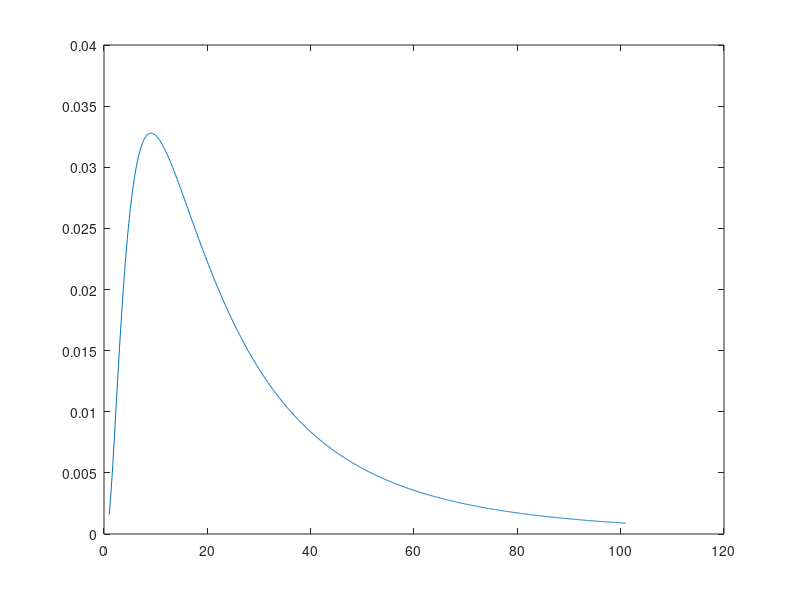
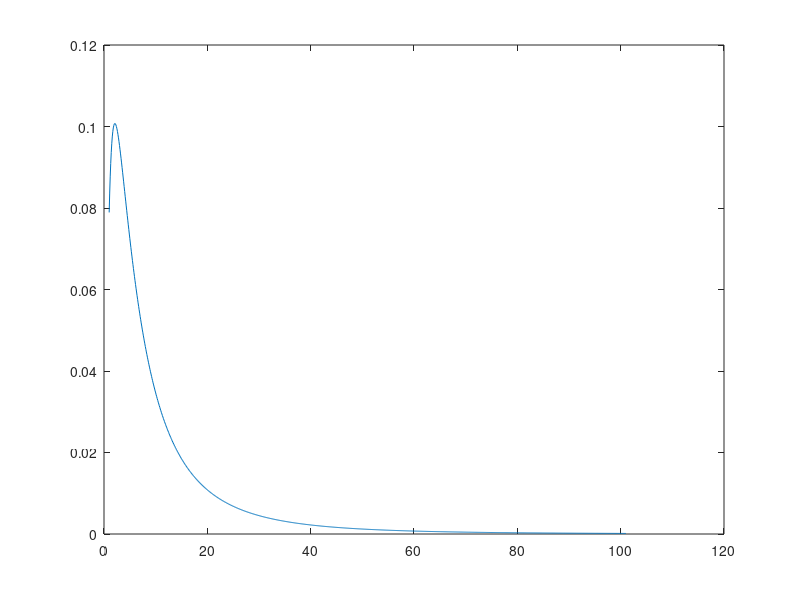
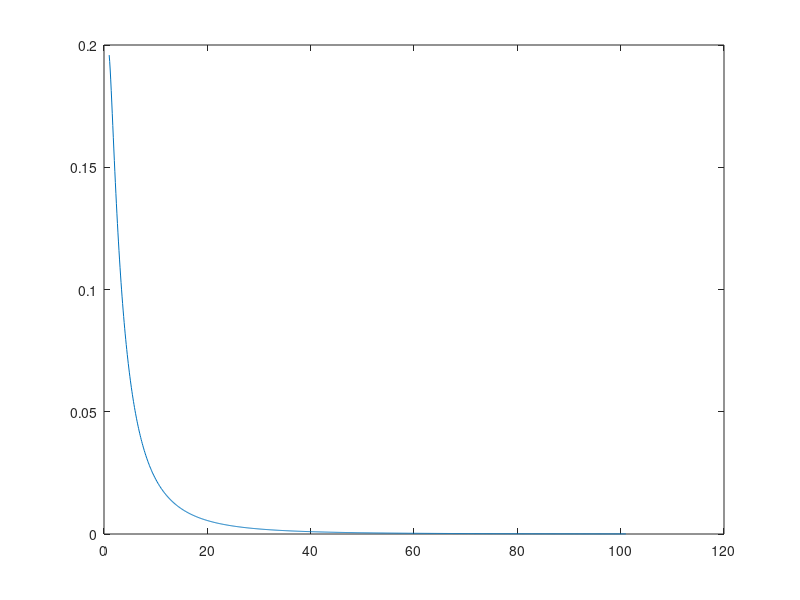
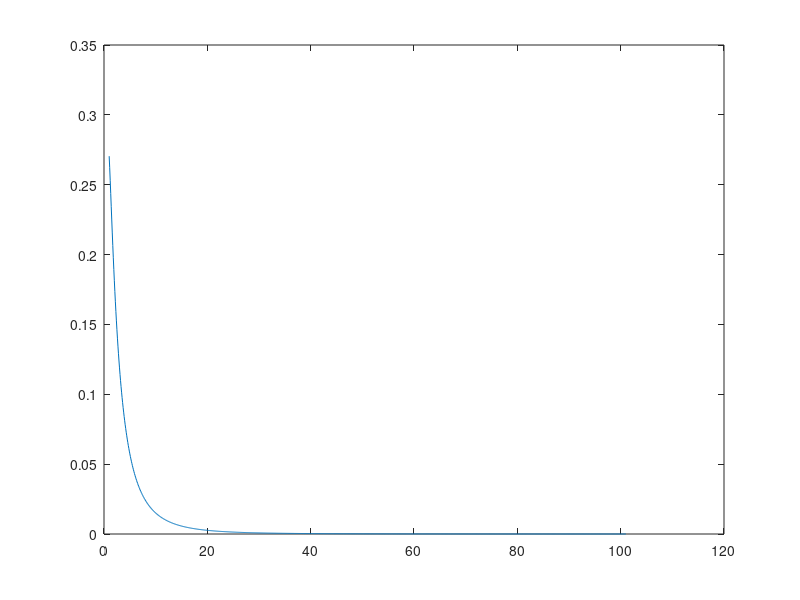

The MATLAB script that drew these images, in order: (Note: this script raises an error after producing the figures.)
clc;
clear all;

fileID = fopen('vadodarax.txt','r');
x= fscanf(fileID,'%f %f\n',[1,Inf]);
x=x';
fclose(fileID);

fileID = fopen('vadodaray.txt','r');
y= fscanf(fileID,'%f %f\n',[1,Inf]);
y=y';
fclose(fileID);

for i=1:8  
    for j=1:2000
        tx(j)=x((2000*(i-1))+j);
        ty(j)=y((2000*(i-1))+j);
    end
    figure,plot(tx,ty);
end